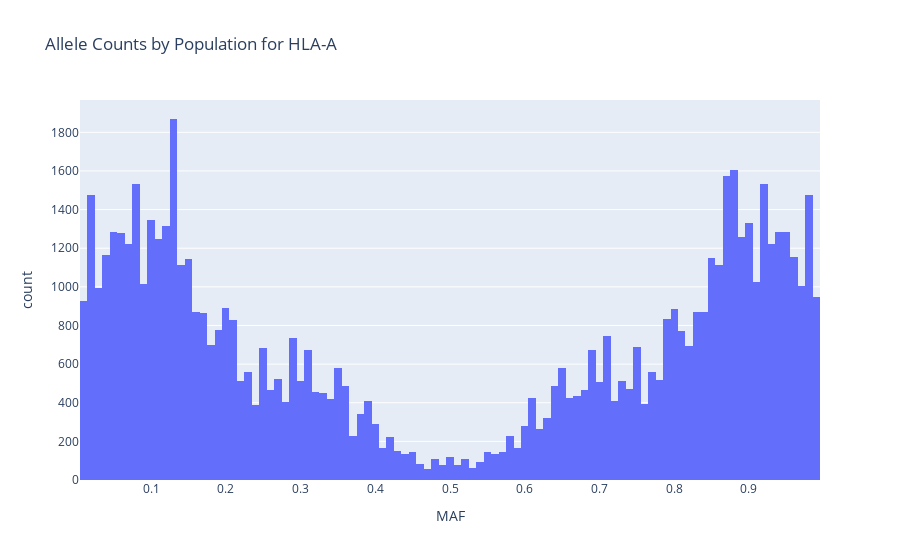

Notebook cell for this chart:
### Markdown cell above
## Minor Allele Frequency (MAF) Distribution

The histogram below shows the minor allele frequency (MAF) distribution for the gene of interest, fetched from EMBL. Very rare and very common variants are removed.

### Code cell
# Remove very rare or common variants
df_pops_filtered = df_pops.filter((pl.col("MAF") >= 0.01) & (pl.col("MAF") <= 0.99))

px.histogram(
    df_pops_filtered,
    x="MAF",
    title=f"Allele Counts by Population for {gene_dropdown.value}",
)

### Figure 1 — Plotly figure (JSON) as saved in the notebook; plotly's stock layout.template omitted (floating-point values rounded to 4 significant figures; data arrays with more than 128 entries replaced by an {"elided": "..."} marker saying what was removed)
{"data": [{"bingroup": "x", "hovertemplate": "MAF=%{x}<br>count=%{y}<extra></extra>", "legendgroup": "", "marker": {"color": "#636efa", "pattern": {"shape": ""}}, "name": "", "orientation": "v", "showlegend": false, "type": "histogram", "x": {"elided": "68444 float values"}, "xaxis": "x", "yaxis": "y"}], "layout": {"barmode": "relative", "legend": {"tracegroupgap": 0}, "title": {"text": "Allele Counts by Population for HLA-A"}, "xaxis": {"anchor": "y", "domain": [0, 1], "title": {"text": "MAF"}}, "yaxis": {"anchor": "x", "domain": [0, 1], "title": {"text": "count"}}}}
